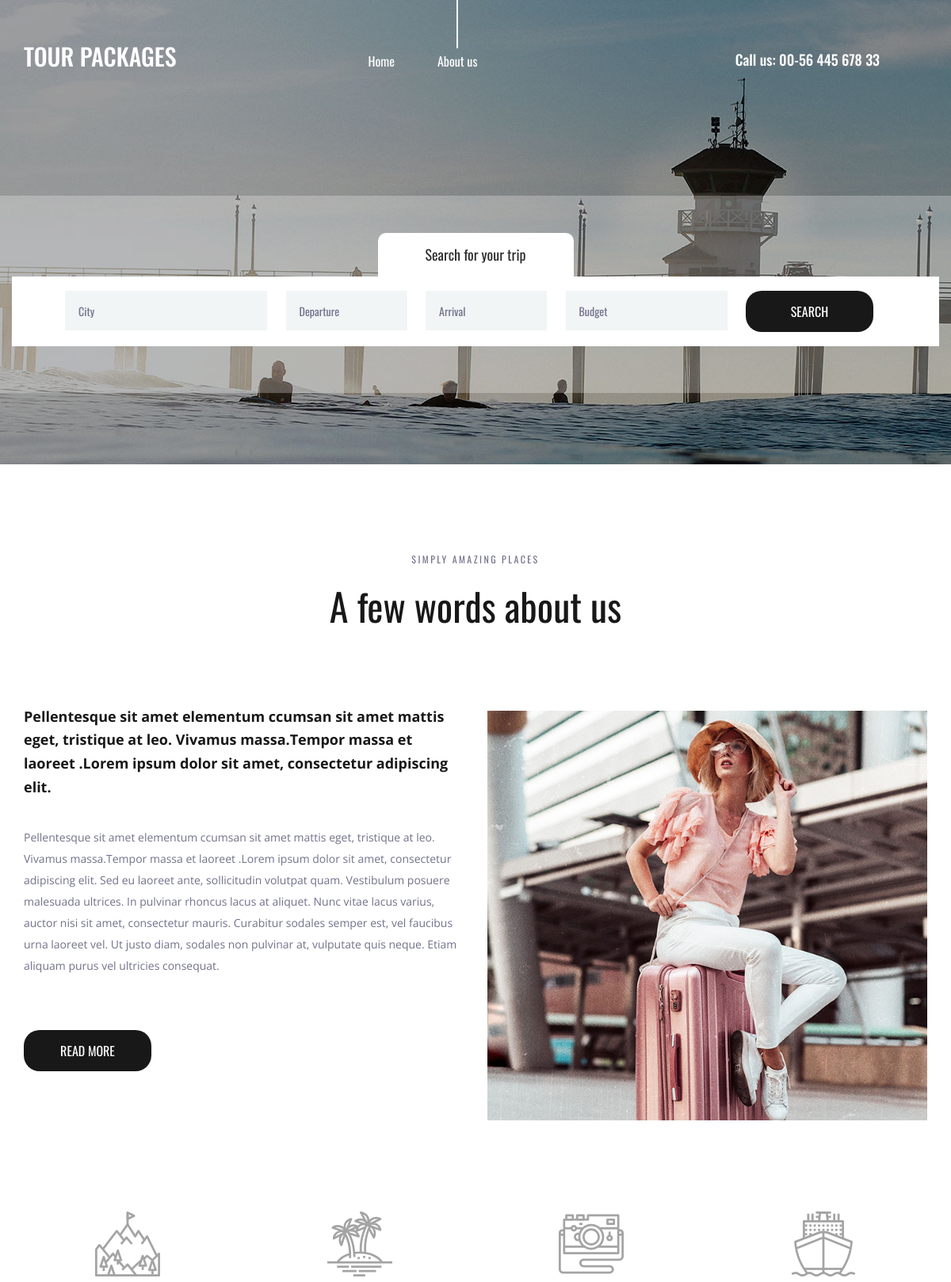
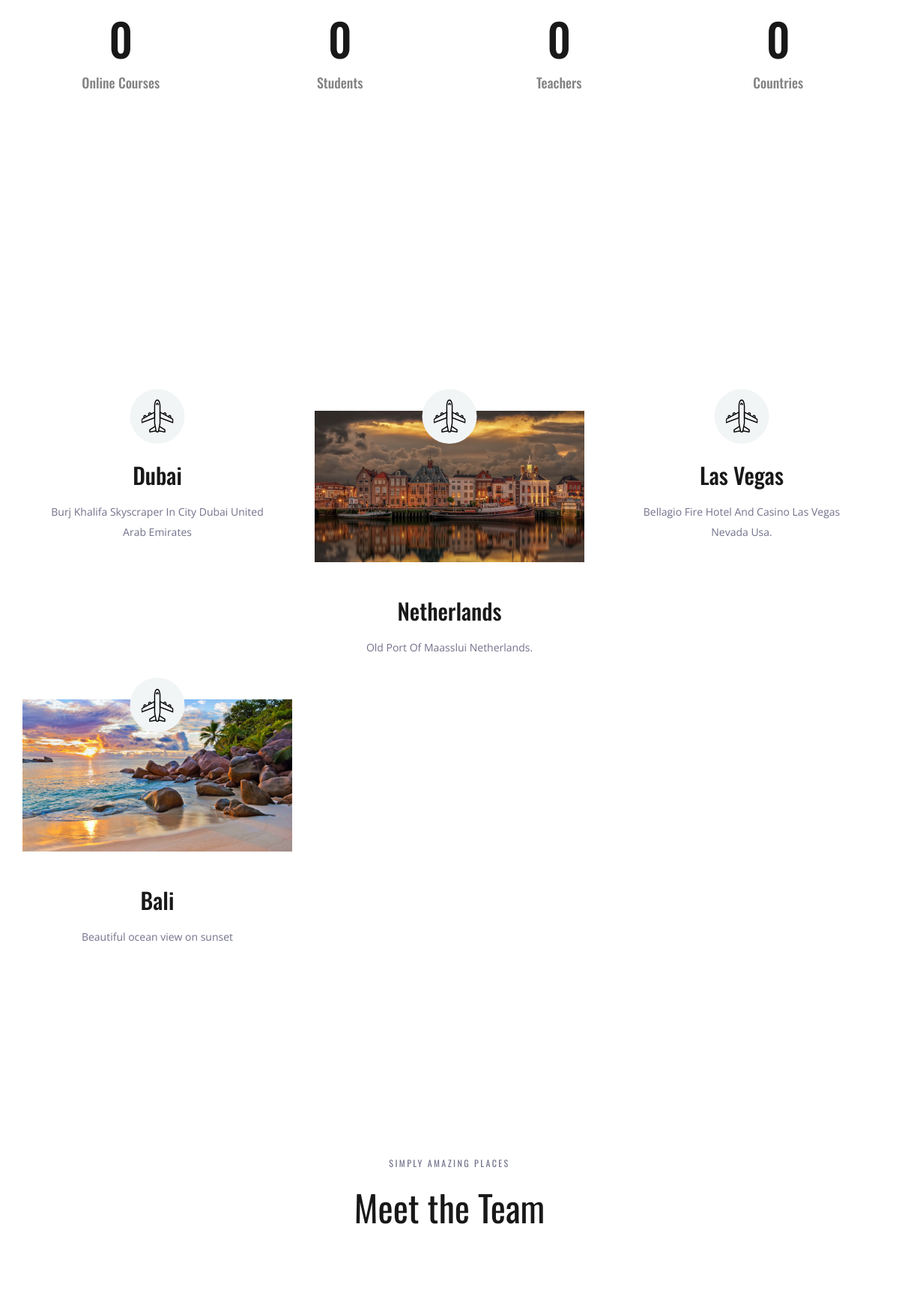
The page / (upper part) on the database its author committed (2 pictures, top to bottom).
### staticapp/models.py (models this page shows, shortened)
class Place(models.Model):
    name=models.CharField(max_length=250)
    image=models.ImageField(upload_to='pics')
    description=models.TextField()

### staticapp/views.py (the view)
# urls.py: path('',views.demo,name='demo')
def demo(request):
    obj=Place.objects.all()
    return  render(request,"index.html",{"results":obj})

### templates/index.html (shortened to what this page needs)
{% load static %}
<!DOCTYPE html>
<html lang="en">
<head>
<link rel="stylesheet" type="text/css" href="{% static 'styles/bootstrap4/bootstrap.min.css' %}">
<link href="{% static 'plugins/font-awesome-4.7.0/css/font-awesome.min.css' %}" rel="stylesheet" type="text/css">
<link rel="stylesheet" type="text/css" href="{% static 'plugins/OwlCarousel2-2.2.1/owl.carousel.css' %}">
<link rel="stylesheet" type="text/css" href="{% static 'plugins/OwlCarousel2-2.2.1/owl.theme.default.css' %}">
<link rel="stylesheet" type="text/css" href="{% static 'plugins/OwlCarousel2-2.2.1/animate.css' %}">
<link rel="stylesheet" type="text/css" href="{% static 'styles/about.css' %}">
<link rel="stylesheet" type="text/css" href="{% static 'styles/about_responsive.css' %}">
</head>
<body>
<div class="super_container">
	<header class="header">
		<div class="container">
			<div class="row">
				<div class="col">
					<div class="header_content d-flex flex-row align-items-center justify-content-start">
						<div class="header_content_inner d-flex flex-row align-items-end justify-content-start">
							<div class="logo"><a href="index.html">TOUR PACKAGES</a></div>
							<nav class="main_nav">
								<ul class="d-flex flex-row align-items-start justify-content-start">
									<li><a href="index.html">Home</a></li>
									<li class="active"><a href="about.html">About us</a></li>
								</ul>
							</nav>
							<div class="header_phone ml-auto">Call us: 00-56 445 678 33</div>
						</div>
					</div>
				</div>
			</div>
		</div>
	</header>
	<div class="home">
		<div class="background_image" style="background-image:url({% static 'images/about.jpg' %})"></div>
	</div>
	<div class="home_search">
		<div class="container">
			<div class="row">
				<div class="col">
					<div class="home_search_container">
						<div class="home_search_title">Search for your trip</div>
						<div class="home_search_content">
							<form action="#" class="home_search_form" id="home_search_form">
								<div class="d-flex flex-lg-row flex-column align-items-start justify-content-lg-between justify-content-start">
									<input type="text" class="search_input search_input_1" placeholder="City" required="required">
									<input type="text" class="search_input search_input_2" placeholder="Departure" required="required">
									<input type="text" class="search_input search_input_3" placeholder="Arrival" required="required">
									<input type="text" class="search_input search_input_4" placeholder="Budget" required="required">
									<button class="home_search_button">search</button>
								</div>
							</form>
						</div>
					</div>
				</div>
			</div>
		</div>
	</div>
	<div class="about">
		<div class="container">
			<div class="row">
				<div class="col text-center">
					<div class="section_subtitle">simply amazing places</div>
					<div class="section_title"><h2>A few words about us</h2></div>
				</div>
			</div>
			<div class="row about_row">
				<div class="col-lg-6">
					<div class="about_content">
						<div class="text_highlight">Pellentesque sit amet elementum ccumsan sit amet mattis eget, tristique at leo. Vivamus massa.Tempor massa et laoreet .Lorem ipsum dolor sit amet, consectetur adipiscing elit.</div>
						<div class="about_text">
							<p>Pellentesque sit amet elementum ccumsan sit amet mattis eget, tristique at leo. Vivamus massa.Tempor massa et laoreet .Lorem ipsum dolor sit amet, consectetur adipiscing elit. Sed eu laoreet ante, sollicitudin volutpat quam. Vestibulum posuere malesuada ultrices. In pulvinar rhoncus lacus at aliquet. Nunc vitae lacus varius, auctor nisi sit amet, consectetur mauris. Curabitur sodales semper est, vel faucibus urna laoreet vel. Ut justo diam, sodales non pulvinar at, vulputate quis neque. Etiam aliquam purus vel ultricies consequat.</p>
						</div>
						<div class="button about_button"><a href="#">read more</a></div>
					</div>
				</div>
				<div class="col-lg-6">
					<div class="about_image"><img src="{% static 'images/about_1.jpg' %}" alt=""></div>
				</div>
			</div>
		</div>
	</div>
	<div class="milestones">
		<div class="container">
			<div class="row">
				<div class="col-lg-3 milestone_col">
					<div class="milestone text-center">
						<div class="milestone_icon"><img src="{% static 'images/mountain.svg' %}" alt=""></div>
						<div class="milestone_counter" data-end-value="17">0</div>
						<div class="milestone_text">Online Courses</div>
					</div>
				</div>
				<div class="col-lg-3 milestone_col">
					<div class="milestone text-center">
						<div class="milestone_icon"><img src="{% static 'images/island.svg' %}" alt=""></div>
						<div class="milestone_counter" data-end-value="213">0</div>
						<div class="milestone_text">Students</div>
					</div>
				</div>
				<div class="col-lg-3 milestone_col">
					<div class="milestone text-center">
						<div class="milestone_icon"><img src="{% static 'images/camera.svg' %}" alt=""></div>
						<div class="milestone_counter" data-end-value="11923">0</div>
						<div class="milestone_text">Teachers</div>
					</div>
				</div>
				<div class="col-lg-3 milestone_col">
					<div class="milestone text-center">
						<div class="milestone_icon"><img src="{% static 'images/boat.svg' %}" alt=""></div>
						<div class="milestone_counter" data-end-value="15">0</div>
						<div class="milestone_text">Countries</div>
					</div>
				</div>
			</div>
		</div>
	</div>
	<div class="why">
		<div class="parallax_background parallax-window" data-parallax="scroll" data-image-src="{% static 'images/why.jpg' %}" data-speed="0.8"></div>
		<div class="container">
			<div class="row">
				<div class="col text-center">
					<div class="section_subtitle">simply amazing places</div>
					<div class="section_title"><h2>Why choose us?</h2></div>
				</div>
			</div>
			<div class="row why_row">
				{% for i in results %}
				<div class="col-lg-4 why_col">
					<div class="why_item">
						<div class="why_image">
							<img src="{{i.image.url}}" alt="">
							<div class="why_icon d-flex flex-column align-items-center justify-content-center">
								<img src="{% static 'image/why_1.svg' %}" alt="">
							</div>
						</div>
						<div class="why_content text-center">
							<div class="why_title">{{i.name}}</div>
							<div class="why_text">
								<p>{{i.description}}</p>
							</div>
						</div>
					</div>
				</div>
				{% endfor %}
				<div class="col-lg-4 why_col">
				</div>
				<div class="col-lg-4 why_col">
					</div>
				</div>
			</div>
		</div>
	</div>
	<div class="team">
		<div class="container">
			<div class="row">
				<div class="col text-center">
					<div class="section_subtitle">simply amazing places</div>
					<div class="section_title"><h2>Meet the Team</h2></div>
				</div>
			</div>
		</div>
	</div>
</body>
</html>

### rows shown on the page
Place: name "Dubai", description "Burj Khalifa Skyscraper In City Dubai United Arab Emirates"
Place: image (picture), name "Netherlands", description "Old Port Of Maasslui Netherlands."
Place: name "Las Vegas", description "Bellagio Fire Hotel And Casino Las Vegas Nevada Usa."
Place: image (picture), name "Bali", description "Beautiful ocean view on sunset"
